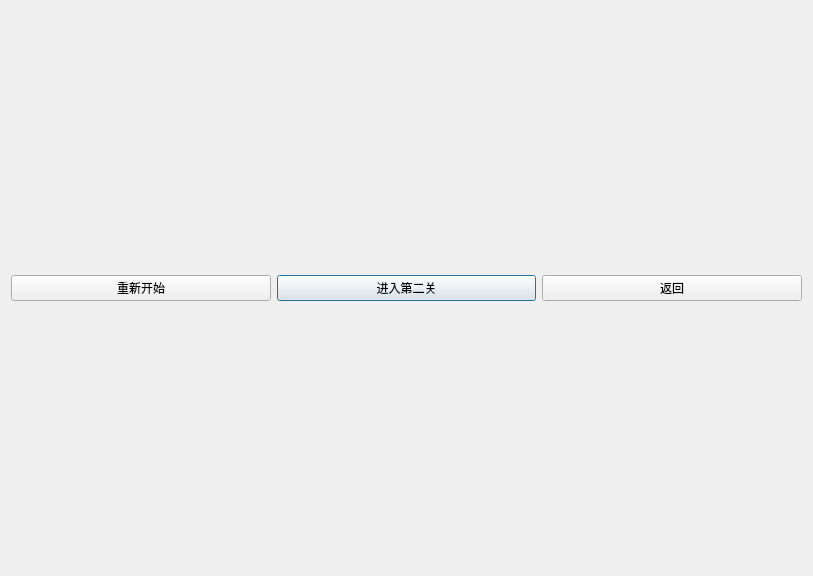
<?xml version="1.0" encoding="UTF-8"?>
<ui version="4.0">
 <class>Dialog1</class>
 <widget class="QDialog" name="Dialog1">
  <property name="geometry">
   <rect>
    <x>0</x>
    <y>0</y>
    <width>813</width>
    <height>576</height>
   </rect>
  </property>
  <property name="windowTitle">
   <string>Dialog</string>
  </property>
  <layout class="QGridLayout" name="gridLayout">
   <item row="0" column="1">
    <widget class="QPushButton" name="buttoncontinue">
     <property name="text">
      <string>进入第二关</string>
     </property>
    </widget>
   </item>
   <item row="0" column="2">
    <widget class="QPushButton" name="buttonreturn">
     <property name="text">
      <string>返回</string>
     </property>
    </widget>
   </item>
   <item row="0" column="0">
    <widget class="QPushButton" name="buttonrestart">
     <property name="text">
      <string>重新开始</string>
     </property>
    </widget>
   </item>
  </layout>
 </widget>
 <resources/>
 <connections/>
</ui>
